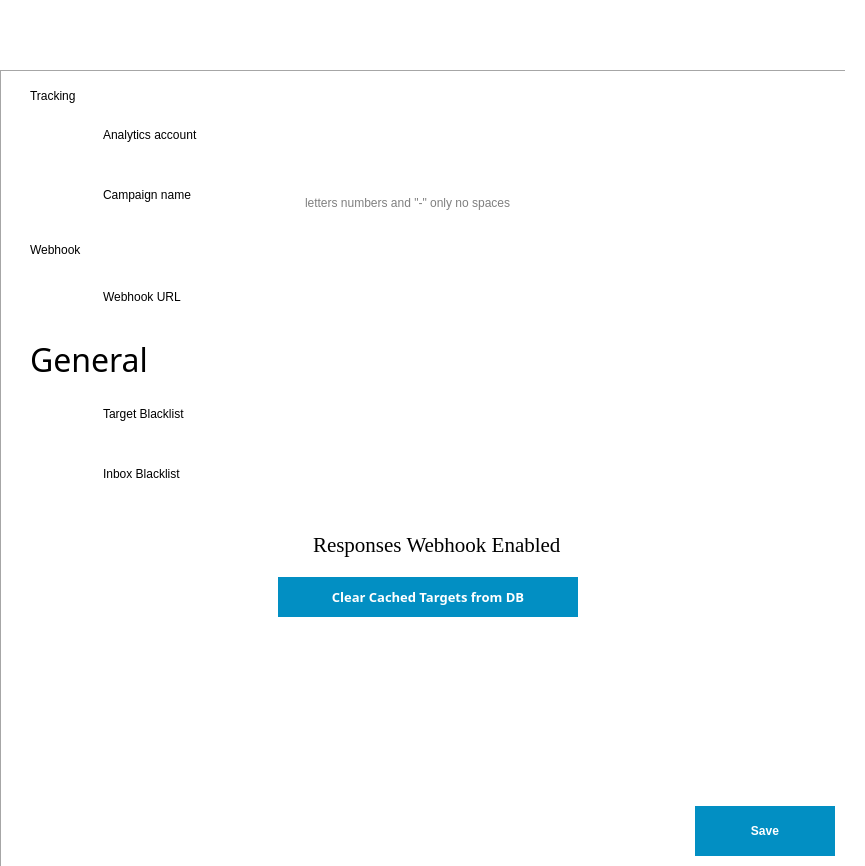
<?xml version="1.0" encoding="UTF-8"?>
<ui version="4.0">
 <class>ConfigurationsScreen</class>
 <widget class="QWidget" name="ConfigurationsScreen">
  <property name="geometry">
   <rect>
    <x>0</x>
    <y>0</y>
    <width>865</width>
    <height>866</height>
   </rect>
  </property>
  <property name="windowTitle">
   <string>Form</string>
  </property>
  <property name="styleSheet">
   <string notr="true">QWidget
{
	background-color: transparent;
    color:black;
    border:none;
}

QLineEdit
{
   font: 16pt &quot;raleway light&quot;;
	background-color: rgb(255, 255, 255);
}
QLabel
{
    font: 16pt &quot;raleway light&quot;;
}
</string>
  </property>
  <layout class="QGridLayout" name="gridLayout">
   <property name="leftMargin">
    <number>0</number>
   </property>
   <property name="topMargin">
    <number>70</number>
   </property>
   <property name="rightMargin">
    <number>20</number>
   </property>
   <property name="bottomMargin">
    <number>0</number>
   </property>
   <item row="0" column="0">
    <widget class="QFrame" name="main_frame">
     <property name="styleSheet">
      <string notr="true">#main_frame
{
border-width:1px;
border-style:solid;
border-left-color: #a6a6a6;
border-top-color: #a6a6a6;
border-right-color: transparent;
border-bottom-color: transparent;
}</string>
     </property>
     <property name="frameShape">
      <enum>QFrame::StyledPanel</enum>
     </property>
     <property name="frameShadow">
      <enum>QFrame::Raised</enum>
     </property>
     <layout class="QVBoxLayout" name="verticalLayout_2">
      <item>
       <widget class="QFrame" name="tracking_frame">
        <property name="frameShape">
         <enum>QFrame::StyledPanel</enum>
        </property>
        <property name="frameShadow">
         <enum>QFrame::Raised</enum>
        </property>
        <layout class="QVBoxLayout" name="verticalLayout">
         <property name="spacing">
          <number>20</number>
         </property>
         <property name="leftMargin">
          <number>20</number>
         </property>
         <item>
          <widget class="QLabel" name="label">
           <property name="styleSheet">
            <string notr="true">font: 24pt &quot;Montserrat&quot;;
font weight:300;</string>
           </property>
           <property name="text">
            <string>Tracking</string>
           </property>
          </widget>
         </item>
         <item>
          <layout class="QHBoxLayout" name="horizontalLayout">
           <item>
            <spacer name="horizontalSpacer">
             <property name="orientation">
              <enum>Qt::Horizontal</enum>
             </property>
             <property name="sizeHint" stdset="0">
              <size>
               <width>40</width>
               <height>20</height>
              </size>
             </property>
            </spacer>
           </item>
           <item>
            <layout class="QFormLayout" name="formLayout">
             <item row="0" column="0">
              <widget class="QLabel" name="label_2">
               <property name="minimumSize">
                <size>
                 <width>180</width>
                 <height>0</height>
                </size>
               </property>
               <property name="text">
                <string>Analytics account</string>
               </property>
              </widget>
             </item>
             <item row="0" column="1">
              <widget class="QLineEdit" name="analytics_account_lin">
               <property name="minimumSize">
                <size>
                 <width>450</width>
                 <height>40</height>
                </size>
               </property>
              </widget>
             </item>
             <item row="1" column="0">
              <widget class="QLabel" name="label_3">
               <property name="text">
                <string>Campaign name</string>
               </property>
              </widget>
             </item>
             <item row="1" column="1">
              <widget class="QLineEdit" name="campaign_name_lin">
               <property name="minimumSize">
                <size>
                 <width>0</width>
                 <height>40</height>
                </size>
               </property>
               <property name="text">
                <string/>
               </property>
               <property name="placeholderText">
                <string>letters numbers and &quot;-&quot; only no spaces</string>
               </property>
              </widget>
             </item>
            </layout>
           </item>
           <item>
            <spacer name="horizontalSpacer_2">
             <property name="orientation">
              <enum>Qt::Horizontal</enum>
             </property>
             <property name="sizeHint" stdset="0">
              <size>
               <width>40</width>
               <height>20</height>
              </size>
             </property>
            </spacer>
           </item>
          </layout>
         </item>
         <item>
          <widget class="QLabel" name="label_4">
           <property name="styleSheet">
            <string notr="true">font: 24pt &quot;Montserrat&quot;;
font weight:300;</string>
           </property>
           <property name="text">
            <string>Webhook</string>
           </property>
          </widget>
         </item>
         <item>
          <layout class="QHBoxLayout" name="horizontalLayout_2">
           <item>
            <spacer name="horizontalSpacer_3">
             <property name="orientation">
              <enum>Qt::Horizontal</enum>
             </property>
             <property name="sizeHint" stdset="0">
              <size>
               <width>40</width>
               <height>20</height>
              </size>
             </property>
            </spacer>
           </item>
           <item>
            <widget class="QLabel" name="label_5">
             <property name="minimumSize">
              <size>
               <width>180</width>
               <height>0</height>
              </size>
             </property>
             <property name="text">
              <string>Webhook URL   </string>
             </property>
            </widget>
           </item>
           <item>
            <widget class="QLineEdit" name="webhook_url_lin">
             <property name="minimumSize">
              <size>
               <width>450</width>
               <height>40</height>
              </size>
             </property>
             <property name="frame">
              <bool>true</bool>
             </property>
            </widget>
           </item>
           <item>
            <spacer name="horizontalSpacer_4">
             <property name="orientation">
              <enum>Qt::Horizontal</enum>
             </property>
             <property name="sizeHint" stdset="0">
              <size>
               <width>40</width>
               <height>20</height>
              </size>
             </property>
            </spacer>
           </item>
          </layout>
         </item>
         <item>
          <widget class="QLabel" name="label_7">
           <property name="font">
            <font>
             <family>Montserrat</family>
             <pointsize>24</pointsize>
             <weight>50</weight>
             <italic>false</italic>
             <bold>false</bold>
            </font>
           </property>
           <property name="styleSheet">
            <string notr="true">font: 24pt &quot;Montserrat&quot;;
font weight:300;</string>
           </property>
           <property name="text">
            <string>General</string>
           </property>
          </widget>
         </item>
         <item>
          <layout class="QHBoxLayout" name="horizontalLayout_5">
           <item>
            <spacer name="horizontalSpacer_8">
             <property name="orientation">
              <enum>Qt::Horizontal</enum>
             </property>
             <property name="sizeHint" stdset="0">
              <size>
               <width>40</width>
               <height>20</height>
              </size>
             </property>
            </spacer>
           </item>
           <item>
            <layout class="QFormLayout" name="formLayout_3">
             <item row="0" column="0">
              <widget class="QLabel" name="label_9">
               <property name="minimumSize">
                <size>
                 <width>180</width>
                 <height>0</height>
                </size>
               </property>
               <property name="text">
                <string>Target Blacklist</string>
               </property>
              </widget>
             </item>
             <item row="0" column="1">
              <widget class="QLineEdit" name="lineEdit_target_blacklist">
               <property name="minimumSize">
                <size>
                 <width>450</width>
                 <height>40</height>
                </size>
               </property>
              </widget>
             </item>
             <item row="3" column="0">
              <widget class="QLabel" name="label_10">
               <property name="text">
                <string>Inbox Blacklist</string>
               </property>
              </widget>
             </item>
             <item row="3" column="1">
              <widget class="QLineEdit" name="lineEdit_inbox_blacklist">
               <property name="minimumSize">
                <size>
                 <width>0</width>
                 <height>40</height>
                </size>
               </property>
               <property name="text">
                <string/>
               </property>
               <property name="placeholderText">
                <string/>
               </property>
              </widget>
             </item>
            </layout>
           </item>
           <item>
            <spacer name="horizontalSpacer_9">
             <property name="orientation">
              <enum>Qt::Horizontal</enum>
             </property>
             <property name="sizeHint" stdset="0">
              <size>
               <width>40</width>
               <height>20</height>
              </size>
             </property>
            </spacer>
           </item>
          </layout>
         </item>
         <item>
          <layout class="QVBoxLayout" name="verticalLayout_3">
           <property name="topMargin">
            <number>10</number>
           </property>
           <property name="bottomMargin">
            <number>10</number>
           </property>
           <item alignment="Qt::AlignHCenter">
            <widget class="QCheckBox" name="checkBox_inbox_responses_webhook">
             <property name="font">
              <font>
               <family>Times New Roman</family>
               <pointsize>16</pointsize>
              </font>
             </property>
             <property name="text">
              <string>Responses Webhook Enabled</string>
             </property>
            </widget>
           </item>
           <item alignment="Qt::AlignHCenter">
            <widget class="QPushButton" name="pushButton_clear_cached_targets">
             <property name="minimumSize">
              <size>
               <width>300</width>
               <height>40</height>
              </size>
             </property>
             <property name="font">
              <font>
               <family>Raleway</family>
               <pointsize>10</pointsize>
               <weight>62</weight>
               <italic>false</italic>
               <bold>true</bold>
              </font>
             </property>
             <property name="styleSheet">
              <string notr="true">QPushButton
{
	background-color: #028fc3;
   color:white;
   border:none; 
	font: 10pt &quot;Raleway&quot;;
    font-weight:500;
}</string>
             </property>
             <property name="text">
              <string>Clear Cached Targets from DB</string>
             </property>
            </widget>
           </item>
          </layout>
         </item>
        </layout>
       </widget>
      </item>
      <item>
       <spacer name="verticalSpacer">
        <property name="orientation">
         <enum>Qt::Vertical</enum>
        </property>
        <property name="sizeHint" stdset="0">
         <size>
          <width>20</width>
          <height>40</height>
         </size>
        </property>
       </spacer>
      </item>
      <item>
       <layout class="QHBoxLayout" name="horizontalLayout_3">
        <property name="rightMargin">
         <number>0</number>
        </property>
        <item>
         <spacer name="horizontalSpacer_5">
          <property name="orientation">
           <enum>Qt::Horizontal</enum>
          </property>
          <property name="sizeHint" stdset="0">
           <size>
            <width>40</width>
            <height>20</height>
           </size>
          </property>
         </spacer>
        </item>
        <item>
         <widget class="QPushButton" name="save_btn">
          <property name="sizePolicy">
           <sizepolicy hsizetype="Preferred" vsizetype="Fixed">
            <horstretch>0</horstretch>
            <verstretch>0</verstretch>
           </sizepolicy>
          </property>
          <property name="minimumSize">
           <size>
            <width>140</width>
            <height>50</height>
           </size>
          </property>
          <property name="maximumSize">
           <size>
            <width>16777215</width>
            <height>16777215</height>
           </size>
          </property>
          <property name="styleSheet">
           <string notr="true">QPushButton
{
	background-color: #028fc3;
   color:white;
   border:none; 
	font: 16pt &quot;Raleway&quot;;
    font-weight:500;
}</string>
          </property>
          <property name="text">
           <string>Save</string>
          </property>
         </widget>
        </item>
       </layout>
      </item>
     </layout>
    </widget>
   </item>
  </layout>
 </widget>
 <resources/>
 <connections/>
</ui>
